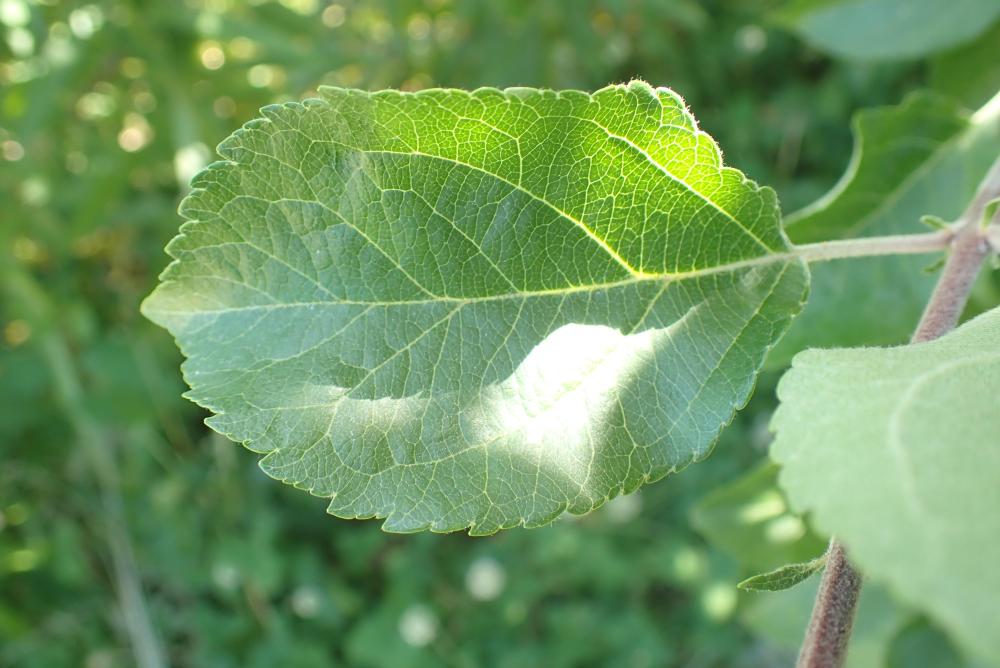
#> input picture Data/For GDrive/Train/Healthy/8bd27e8d6124a5b3.jpg, 4000 x 2672 px (shown at 1/4 size)
$ jupyter execute 'Data Augmentation.ipynb'
#> lines starting #> are read from the running program, lines starting #| are printed output that depends on the picture
[cell 1]
import cv2
import random
import numpy as np
import os

[cell 2]
# [27 lines left out: functions horizontal_shift, vertical_shift, not called in this run]

def brightness(img, low, high):
    value = random.uniform(low, high)
    hsv = cv2.cvtColor(img, cv2.COLOR_BGR2HSV)
    hsv = np.array(hsv, dtype = np.float64)
    hsv[:,:,1] = hsv[:,:,1]*value
    hsv[:,:,1][hsv[:,:,1]>255]  = 255
    hsv[:,:,2] = hsv[:,:,2]*value
    hsv[:,:,2][hsv[:,:,2]>255]  = 255
    hsv = np.array(hsv, dtype = np.uint8)
    img = cv2.cvtColor(hsv, cv2.COLOR_HSV2BGR)
    return img

# [27 lines left out: functions zoom, horizontal_flip, rotation, not called in this run]

[cell 3]
img = cv2.imread('../Data/For GDrive/Train/Healthy/8bd27e8d6124a5b3.jpg')
#> img is the input picture: shape (2672, 4000, 3); mean B, G, R 95.2, 151.5, 110.9
img = cv2.resize(img, (800, 600))
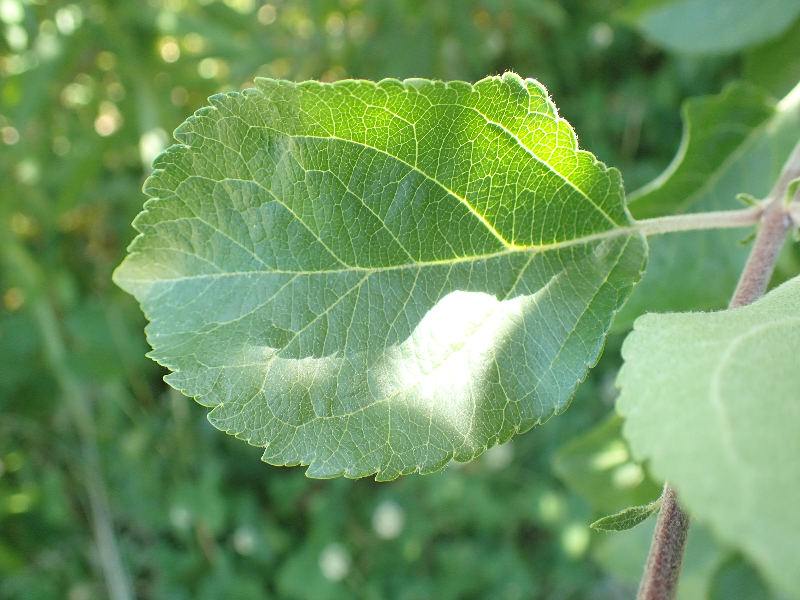
#> img: shape (600, 800, 3); mean B, G, R 95.1, 151.4, 110.8
cv2.imshow('Input', img)
# cv2.imwrite('rslt.jpg',img)
cv2.waitKey(0)
img = brightness(img, 0.3,0.6)
#> in brightness, `hsv = cv2.cvtColor(img, cv2.COLOR_BGR2HSV)`: hsv: shape (600, 800, 3); mean H, S, V 53.4, 104.9, 151.6
#> in brightness, `hsv = np.array(hsv, dtype = np.float64)`: hsv: shape (600, 800, 3) float64; mean H, S, V 53.4, 104.9, 151.6
#> in brightness, `hsv[:,:,1] = hsv[:,:,1]*value`: hsv: shape (600, 800, 3) float64; mean H, S, V 53.4, 58, 151.6
#> in brightness, `hsv[:,:,2] = hsv[:,:,2]*value`: hsv: shape (600, 800, 3) float64; mean H, S, V 53.4, 58, 83.9
#> in brightness, `hsv = np.array(hsv, dtype = np.uint8)`: hsv: shape (600, 800, 3); mean H, S, V 53.4, 57.5, 83.4
#> in brightness, `img = cv2.cvtColor(hsv, cv2.COLOR_HSV2BGR)`:
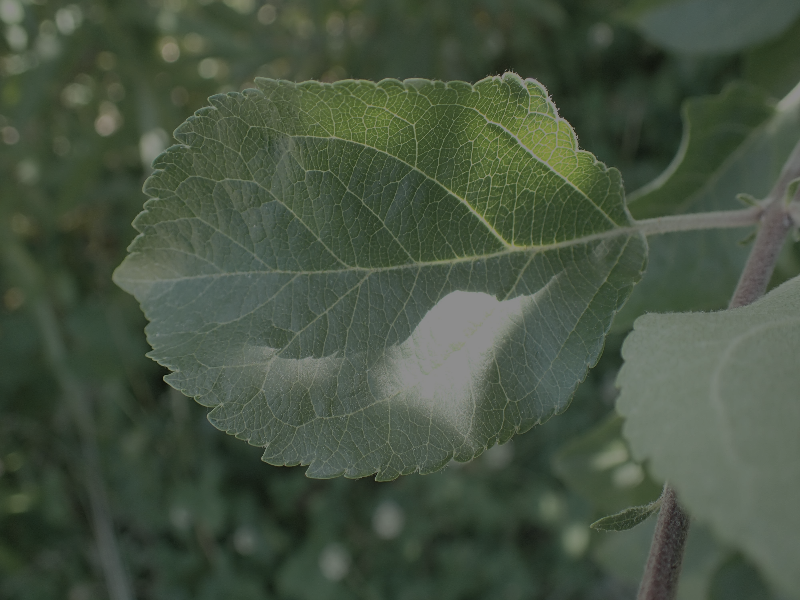
#> img: shape (600, 800, 3); mean B, G, R 65.9, 83.3, 70.6
img = cv2.resize(img, (800, 600))
cv2.imshow('Result', img)
# cv2.imwrite('rslt.jpg',img)
cv2.waitKey(0)

$ run again, with Data/For GDrive/Train/Healthy/803bcb65f486e39a.jpg copied over Data/For GDrive/Train/Healthy/8bd27e8d6124a5b3.jpg
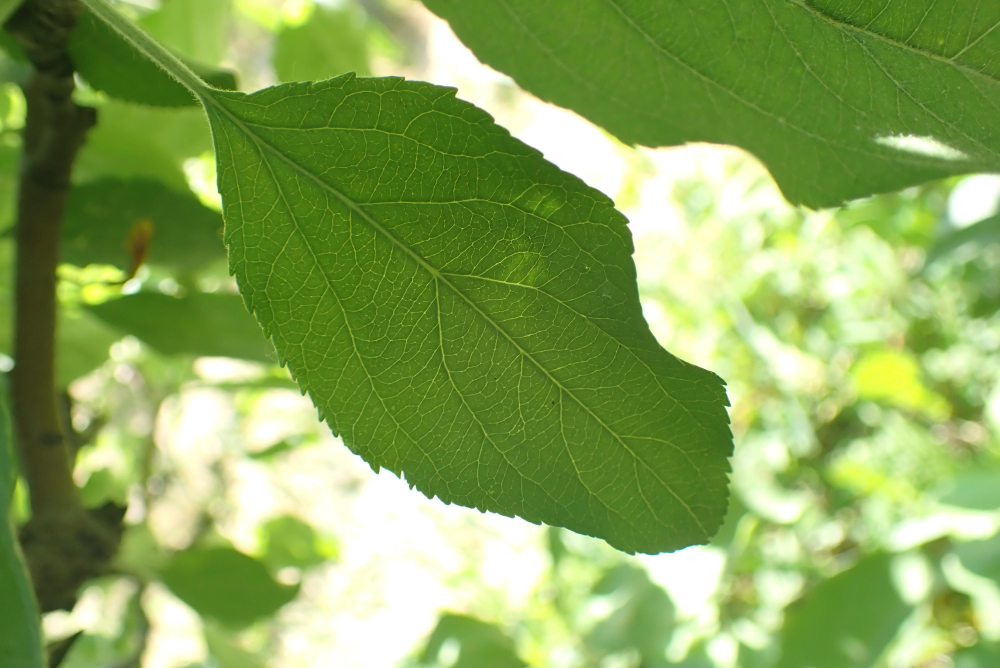
#> input picture Data/For GDrive/Train/Healthy/803bcb65f486e39a.jpg, 4000 x 2672 px (shown at 1/4 size)
#> img is the input picture: shape (2672, 4000, 3); mean B, G, R 89.4, 165.9, 136.2
#> `img = cv2.resize(img, (800, 600))`:
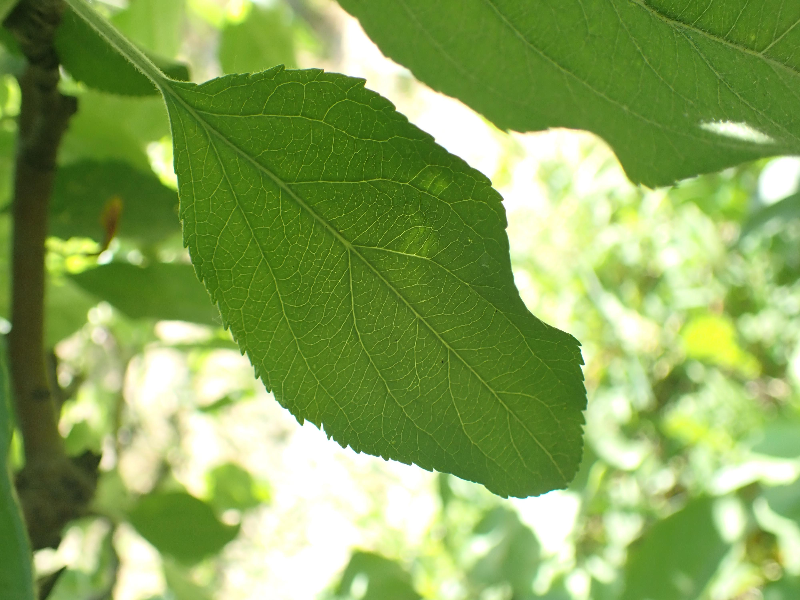
#> img: shape (600, 800, 3); mean B, G, R 89.3, 165.8, 136.1
#> in brightness, `img = cv2.cvtColor(hsv, cv2.COLOR_HSV2BGR)`:
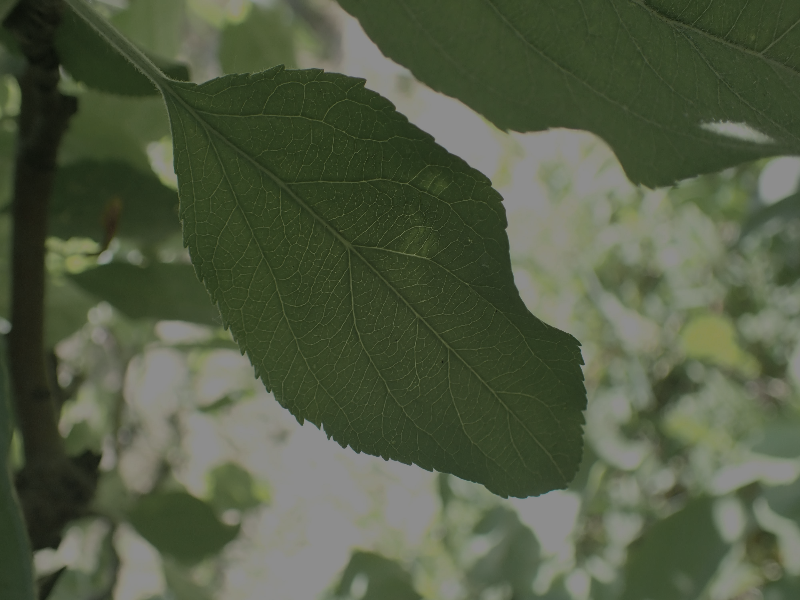
#> img: shape (600, 800, 3); mean B, G, R 67.8, 91.3, 81.9

$ run again, with Data/For GDrive/Train/Healthy/804e673e9ec3d12b.jpg copied over Data/For GDrive/Train/Healthy/8bd27e8d6124a5b3.jpg
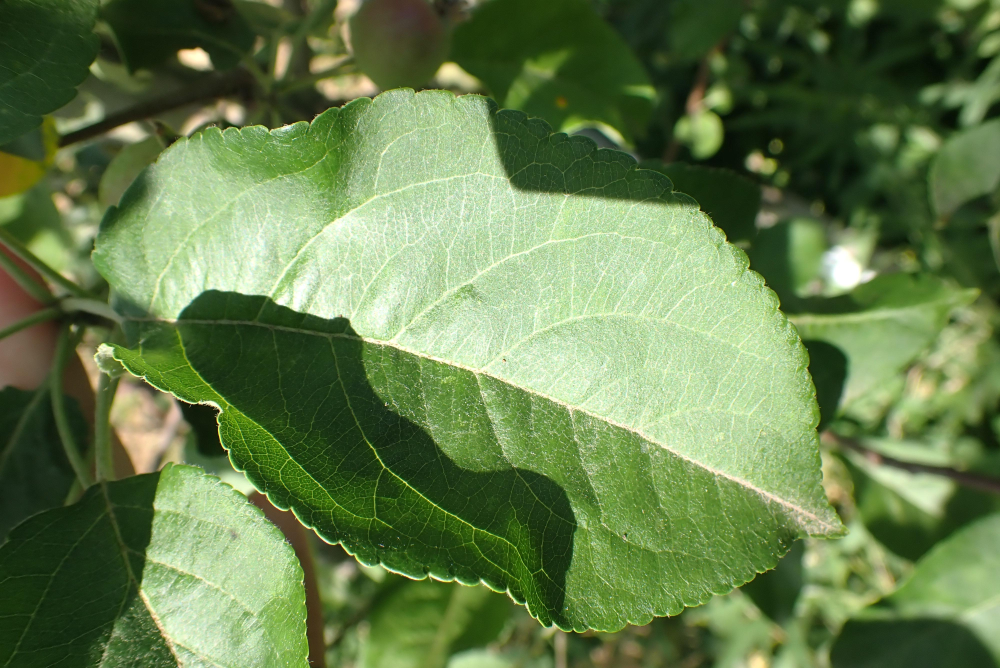
#> input picture Data/For GDrive/Train/Healthy/804e673e9ec3d12b.jpg, 4000 x 2672 px (shown at 1/4 size)
#> img is the input picture: shape (2672, 4000, 3); mean B, G, R 76.7, 126.3, 101.8
#> `img = cv2.resize(img, (800, 600))`:
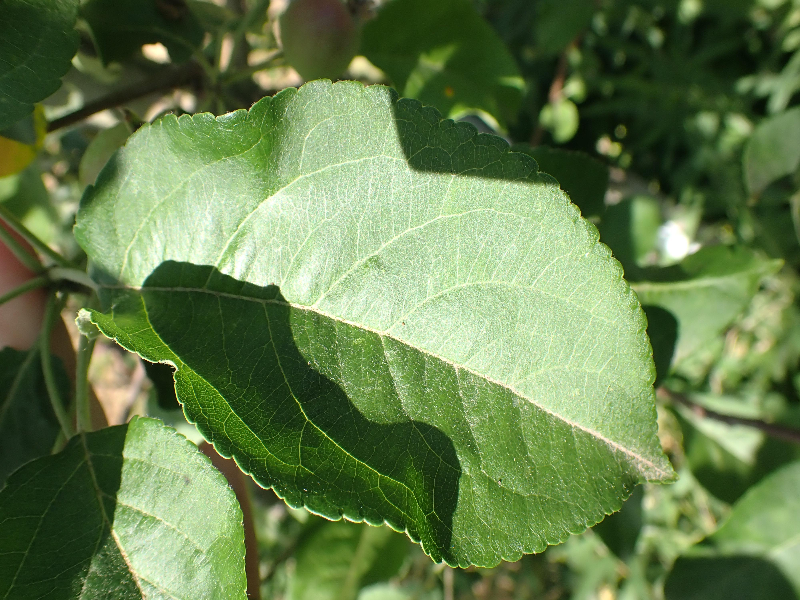
#> img: shape (600, 800, 3); mean B, G, R 76.6, 126.2, 101.7
#> in brightness, `img = cv2.cvtColor(hsv, cv2.COLOR_HSV2BGR)`:
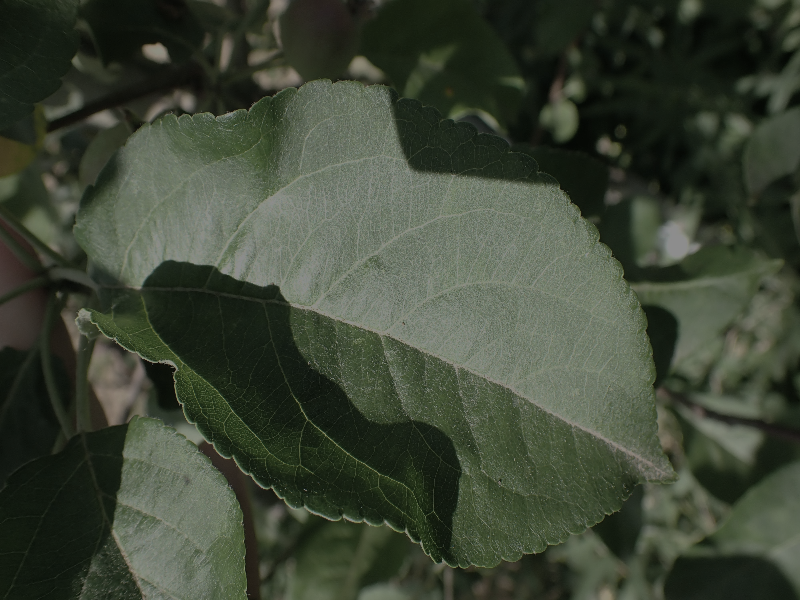
#> img: shape (600, 800, 3); mean B, G, R 54.1, 69.5, 61.7

$ run again, with Data/For GDrive/Train/Healthy/80c190d95bf963f6.jpg copied over Data/For GDrive/Train/Healthy/8bd27e8d6124a5b3.jpg
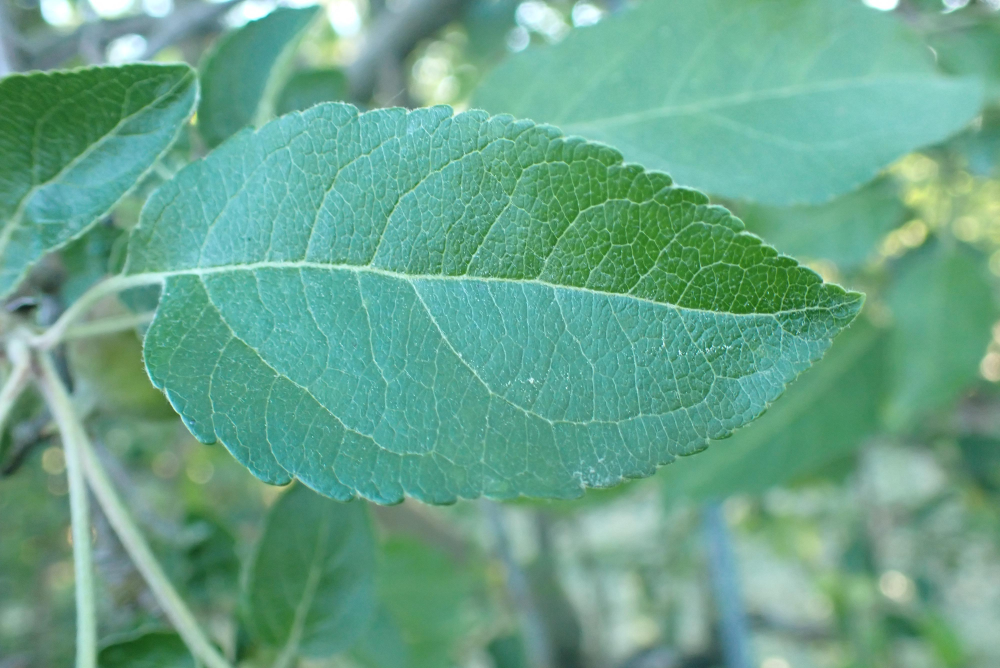
#> input picture Data/For GDrive/Train/Healthy/80c190d95bf963f6.jpg, 4000 x 2672 px (shown at 1/4 size)
#> img is the input picture: shape (2672, 4000, 3); mean B, G, R 139.1, 164.4, 104.3
#> `img = cv2.resize(img, (800, 600))`:
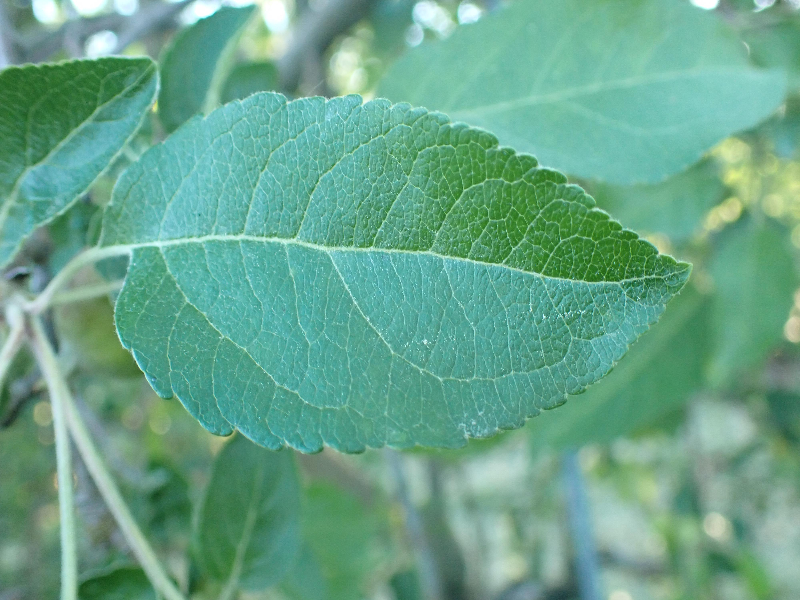
#> img: shape (600, 800, 3); mean B, G, R 139, 164.3, 104.2
#> in brightness, `img = cv2.cvtColor(hsv, cv2.COLOR_HSV2BGR)`:
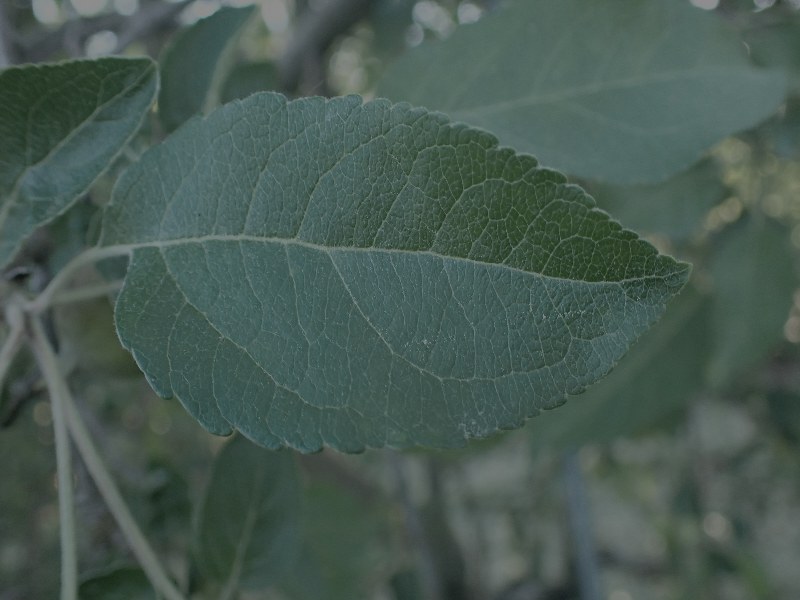
#> img: shape (600, 800, 3); mean B, G, R 82.4, 90.5, 71.9
